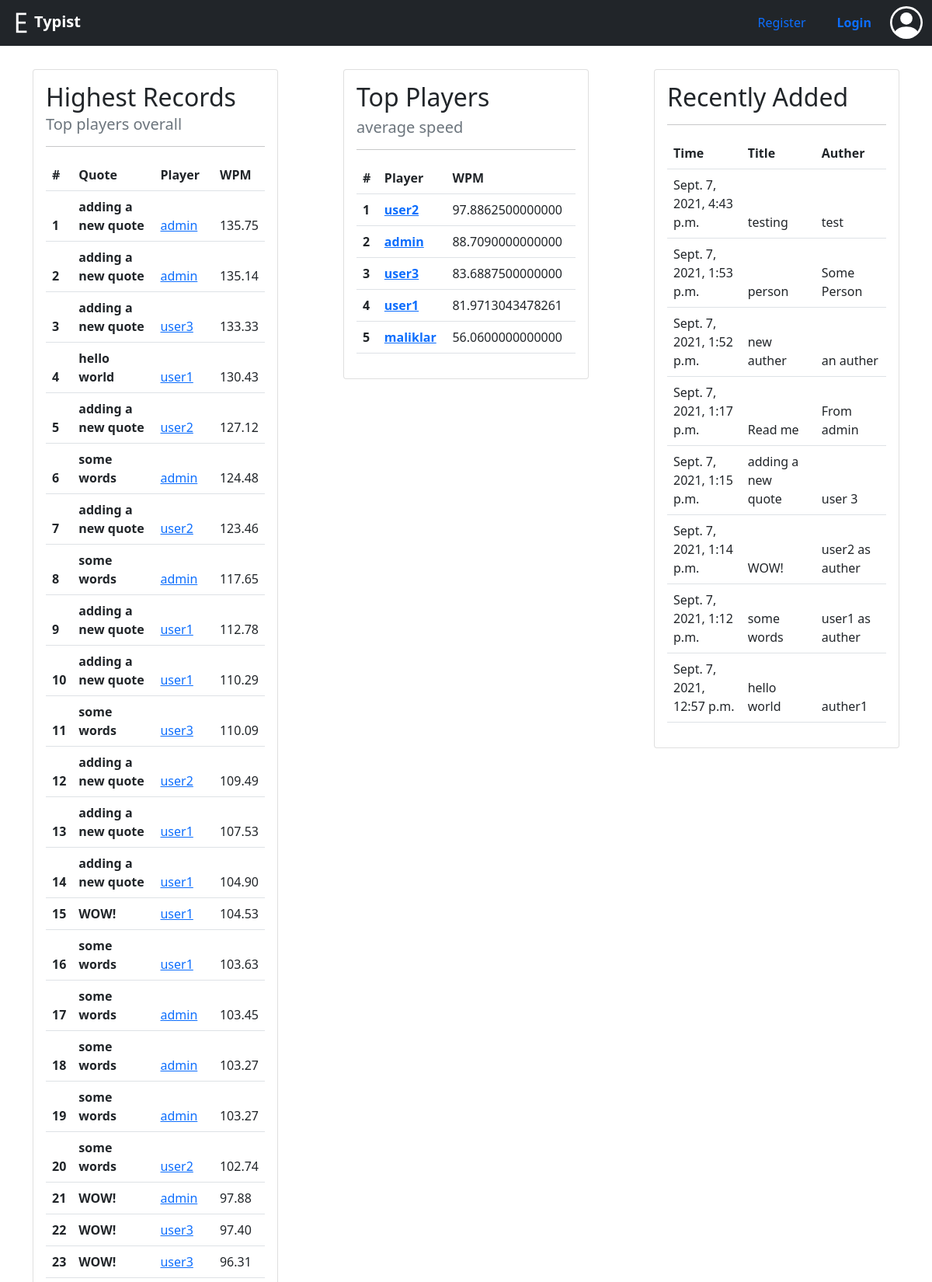
The page / (upper part) on the database its author committed.
### main/models.py (models this page shows)
class Records(models.Model):
    user = ForeignKey(User, on_delete=CASCADE)
    quote = ForeignKey(Quote,on_delete=CASCADE)
    country = TextField()
    best_time = DecimalField(max_digits=5, decimal_places=2)
    date = DateTimeField()

class Quote(models.Model):
    user = ForeignKey(User, on_delete=CASCADE)
    date = DateTimeField()
    best_time = FloatField()
    quote = TextField()
    auther = TextField(max_length=64)
    title = TextField(max_length=64)

class User(AbstractUser):
    country = TextField()
    date = DateTimeField()
    pass

### main/views.py (the view)
# urls.py: path('', views.index, name="index"),
def index(request):
    top_quotes = Records.objects.all().order_by('-best_time')
    top_players = Records.objects.all().values('user').annotate(avg=Avg('best_time'),).order_by('-avg')
    print(top_players)
    tp_dict = {}
    for i in top_players:
        tp_dict[User.objects.get(id=i['user'])] = i['avg']
    recent_quotes = Quote.objects.all().order_by('-date')
    print(tp_dict)
    return render(request, 'main/index.html', {
        'top_quotes' : top_quotes,
        'top_players' : tp_dict,
        'recent' : recent_quotes,
    })

### main/templates/main/index.html
{% extends "main/layout.html" %}
{% block body %}
<div class="container-fluid">
    <div class="row">
        <div class="col">
            <div class="card" style="width: auto;" id="quote-container">
                <div class="card-body">
                    <h2 class="card-title">Highest Records</h2>
                    <h5 class="card-subtitle mb-2 text-muted">Top players overall</h5>
                    <hr>
                    <table class="table">
                        <thead>
                            <tr>
                                <th>#</th>
                                <th>Quote</th>
                                <th>Player</th>
                                <th>WPM</th>
                            </tr>
                            {% for quote in top_quotes %}
                            <tr>
                                <th>{{ forloop.counter }}</th>
                                <th>{{quote.quote.title}}</th>
                                <td><a href="{% url 'profile' quote.user.username %}">{{quote.user.username}}</a></td>
                                <td>{{quote.best_time}}</td>
                            </tr>
                            {% endfor %}
                        </thead>
                    </table>
                </div>
            </div>
        </div>
        <div class="col">
            <div class="card" style="width: auto;" id="quote-container">
                <div class="card-body ">
                    <h2 class="card-title">Top Players</h2>
                    <h5 class="card-subtitlemb-2 text-muted">average speed</h5>
                    <hr>
                    <table class="table">
                        <thead>
                            <tr>
                                <th>#</th>
                                <th>Player</th>
                                <th>WPM</th>
                            </tr>
                            {% for key, value in top_players.items %}
                            <tr>
                                <th>{{ forloop.counter }}</th>
                                <th><a href="{% url 'profile' key %}">{{key}}</a></th>
                                <td>{{value}}</td>
                            </tr>
                            {% endfor %}
                        </thead>
                    </table>
                </div>
            </div>
        </div>
        <div class="col">
            <div class="card" style="width: auto;" id="quote-container">
                <div class="card-body ">
                    <h2 class="card-title">Recently Added</h2>
                    <hr>
                    <table class="table">
                        <thead>
                            <tr>
                                <th>Time</th>
                                <th>Title</th>
                                <th>Auther</th>
                            </tr>
                            {% for quote in recent %}
                            <tr>
                                <td>{{quote.date}}</td>
                                <td>{{quote.title}}</td>
                                <td>{{quote.auther}}</td>
                            </tr>
                            {% endfor %}
                        </thead>
                    </table>
                </div>
            </div>
        </div>
    </div>
</div>
{% endblock %}

### main/static/main/styles.css (style rules this page uses)
#quote-container { margin: 30px; }

### rows shown on the page
Records: quote "adding a new quote", user.username "admin", best_time "135.75"
Records: quote "adding a new quote", user.username "admin", best_time "135.14"
Records: quote "adding a new quote", user.username "user3", best_time "133.33"
Records: quote "hello world", user.username "user1", best_time "130.43"
Records: quote "adding a new quote", user.username "user2", best_time "127.12"
Records: quote "some words", user.username "admin", best_time "124.48"
Records: quote "adding a new quote", user.username "user2", best_time "123.46"
Records: quote "some words", user.username "admin", best_time "117.65"
Records: quote "adding a new quote", user.username "user1", best_time "112.78"
Records: quote "adding a new quote", user.username "user1", best_time "110.29"
Records: quote "some words", user.username "user3", best_time "110.09"
Records: quote "adding a new quote", user.username "user2", best_time "109.49"
Records: quote "adding a new quote", user.username "user1", best_time "107.53"
Records: quote "adding a new quote", user.username "user1", best_time "104.90"
Records: quote "WOW!", user.username "user1", best_time "104.53"
Records: quote "some words", user.username "user1", best_time "103.63"
Records: quote "some words", user.username "admin", best_time "103.45"
Records: quote "some words", user.username "admin", best_time "103.27"
Records: quote "some words", user.username "admin", best_time "103.27"
Records: quote "some words", user.username "user2", best_time "102.74"
Records: quote "WOW!", user.username "admin", best_time "97.88"
Records: quote "WOW!", user.username "user3", best_time "97.40"
Records: quote "WOW!", user.username "user3", best_time "96.31"
User: username "user2", value "97.8862500000000"
User: username "admin", value "88.7090000000000"
User: username "user3", value "83.6887500000000"
User: username "user1", value "81.9713043478261"
User: username "maliklar", value "56.0600000000000"
Quote: date "Sept. 7, 2021, 4:43 p.m.", title "testing", auther "test"
Quote: date "Sept. 7, 2021, 1:53 p.m.", title "person", auther "Some Person"
Quote: date "Sept. 7, 2021, 1:52 p.m.", title "new auther", auther "an auther"
Quote: date "Sept. 7, 2021, 1:17 p.m.", title "Read me", auther "From admin"
Quote: date "Sept. 7, 2021, 1:15 p.m.", title "adding a new quote", auther "user 3"
Quote: date "Sept. 7, 2021, 1:14 p.m.", title "WOW!", auther "user2 as auther"
Quote: date "Sept. 7, 2021, 1:12 p.m.", title "some words", auther "user1 as auther"
Quote: date "Sept. 7, 2021, 12:57 p.m.", title "hello world", auther "auther1"
